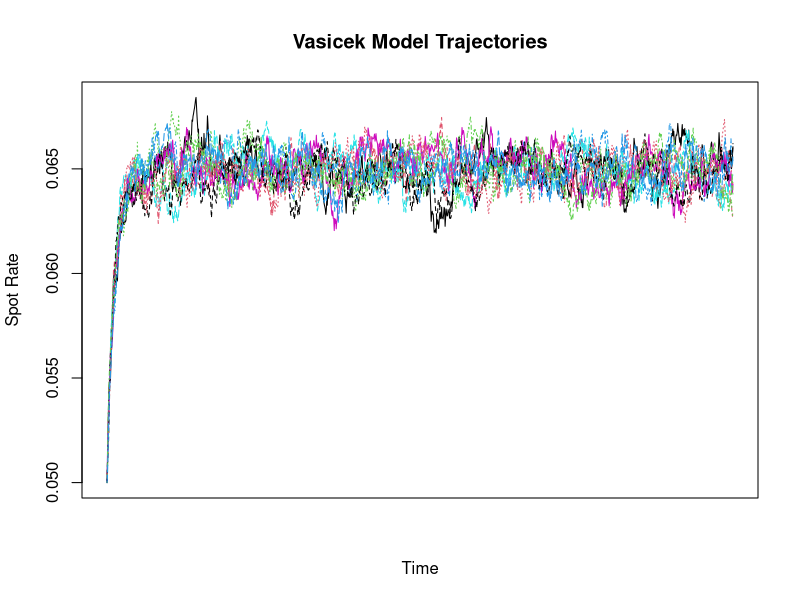
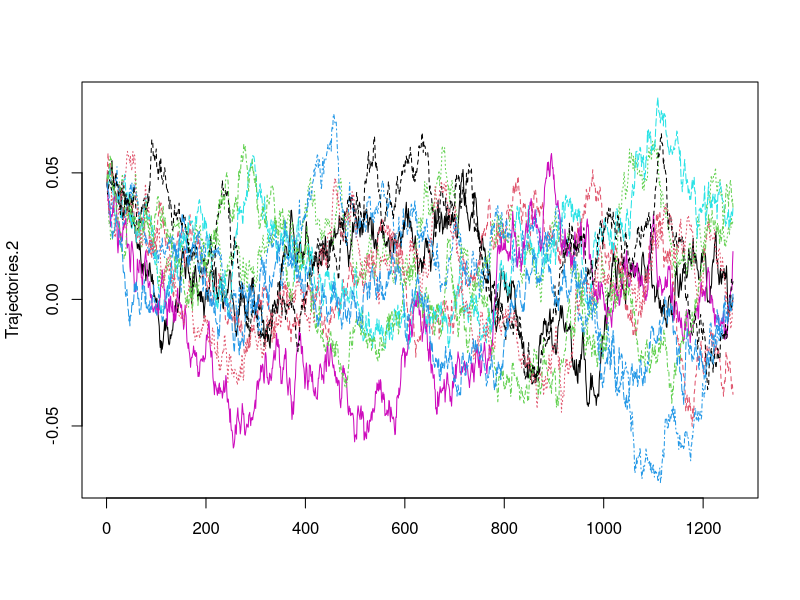
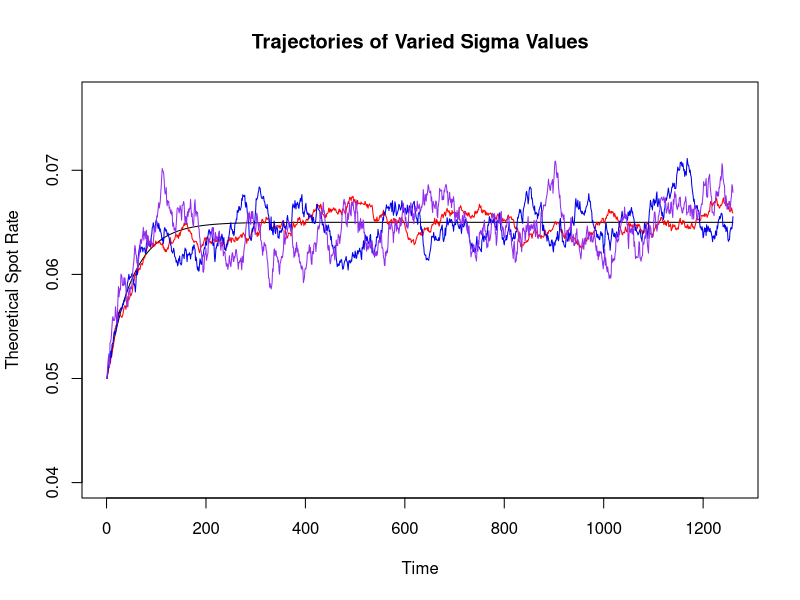
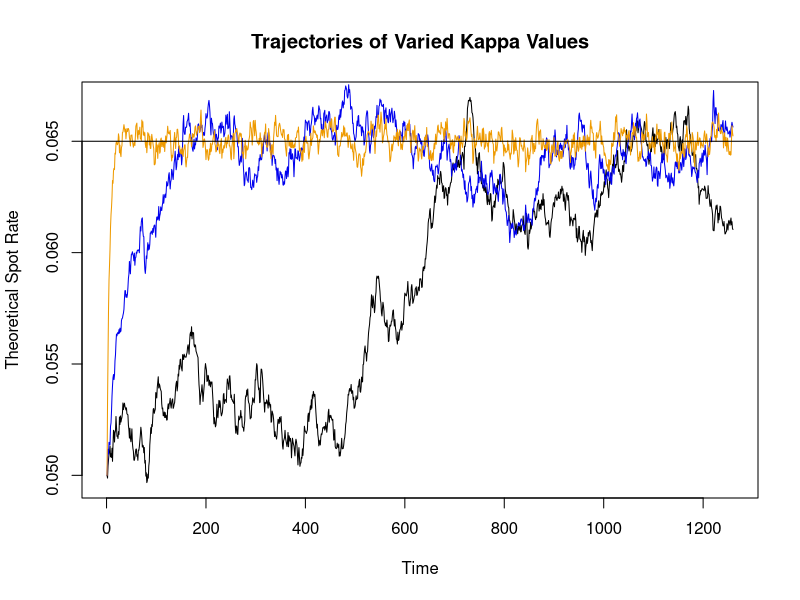

R code for these plots, in order:
##### Single Factor Interest Rate Model Simulator - Vasicek by Christopher Thomson

## The following code explores the underpinnings of the stochastic interest rate
## first postulated by Oldrich Vasicek. Simulation of the model's differential
## has been converted into an interative process using the Euler-Discretization formula. 

### Primary Vasicek Model ####

# The code below assumes the infinitesimal interest rate aka spot rate follows
# an Ornstein-Uhlenbeck process of the form:
#             
#             dr_t = kappa(theta - r_t)dt + sigma*dW_t
#
# where kappa(theta - r_t) is the risk-neutral measure drift of the process in 
# sequential time, sigma is the standard deviation of distribution of previous 
# spot rate observances and dW_t is the stochastic "disturbance" given by the 
# increment of a Brownian Motion where W_t ~ N(0,t) i.e. mean = 0 and sd = sqrt(t)

## Vasicek Simulating Process:

# For a simpler simulation in which time step considerations are already incorporated into
# the parameters kappa, theta, sigma:
Vasicek.Sim <- function(r.0, kappa, theta, sigma, obs){ 
  # Note that obs represents the number of desired simulated observations
  Vas.Vec <- rep(NA,obs)
  Vas.Vec[1] <- r.0
  for(i in 2:obs){
    Vas.Vec[i] <- Vas.Vec[i-1] + (kappa*(theta - Vas.Vec[i-1]) + (sigma*rnorm(1, mean = 0, sd = 1)))
  } # End For-Loop
  Vas.Vec
} # End Function

## An example of the function to simulate several trajectories of a daily spot rate over
#  next 5 years (with 252 trading/rate quote days each):
Trajectories.1 <- replicate(10, Vasicek.Sim(r.0 = 0.05, kappa = 0.065, theta = 0.065, sigma = 0.0003, obs = 1260))
matplot(Trajectories.1, type = "l", xlab = "Time", ylab = "Spot Rate", xaxt = "no", main = "Vasicek Model Trajectories")


## Second example illustrate the importance of well-understood parameters. Contrasting with the first example above 
#  the parameters input here causes uncharacteristically odd fluctuations in the spot rate. Consequently, all simulated 
#  spot rate paths appear to lack the ability of convergence to a long term steady state rate, something that should be
#  required of an O-U process. Most notably problematic is the instances of spot rate paths
#  becoming negative, a phenomenon that would be rarely observed in actual financial markets. 

Trajectories.2 <- replicate(10, Vasicek.Sim(r.0 = 0.046, kappa = 0.01, theta = 0.001, sigma = 0.003, obs = 1260))
matplot(Trajectories.2, type = "l")

## This can also be illustrated by varying the values of sigma:

Trajectories.Sigma <- lapply(c(0, 0.0002,0.0004,0.0006), FUN = function(sigma){Vasicek.Sim(r.0 = 0.05, kappa = 0.02, theta = 0.065, sigma, obs = 1260)})

matplot(Trajectories.Sigma[[1]], type = "l", ylim = c(0.04,0.077), xlab = "Time", ylab = "Theoretical Spot Rate", main = "Trajectories of Varied Sigma Values")
lines(Trajectories.Sigma[[2]], type = "l", col = "red")
lines(Trajectories.Sigma[[3]], type = "l", col = "blue2")
lines(Trajectories.Sigma[[4]], type = "l", col = "purple2")

# Note how the increasing values in volatility increases the noise around the steady state
# mean of distribution i.e. it becomes increasingly difficult for the process to converge tp
# a long-term seemingly "non-stochastic" steady state rate. 

## And Varying the values of kappa:

Trajectories.kappa <- lapply(c(0.002, 0.02, 0.2), FUN = function(kappa){Vasicek.Sim(r.0 = 0.05, kappa, theta = 0.065, sigma = 0.0003, obs = 1260)})

matplot(Trajectories.kappa[[1]], type = "l", xlab = "Time", ylab = "Theoretical Spot Rate", main = "Trajectories of Varied Kappa Values")
lines(Trajectories.kappa[[2]], type = "l", col = "blue2")
lines(Trajectories.kappa[[3]], type = "l", col = "orange2")
abline(h = 0.065) # See that the steady state conditional expectation is equal to theta. 
# The larger value of kappa forces the process to converge quicker.

# Note that the larger the kappa value, the more rapid the theoretical rate converges to the 
# conditional expected rate, which is given by theta as maturity increases to infinity. 

### Zero Coupon Bond Pricing Function ####

# If the spot interest rate is assumed to follow the Vasicek model, the fair price of a Zero 
# coupon bond can then be found using the following function:

# Notional is the cash amount to be redeemed at maturity.
# t is current time.
# T is maturation time.
# kappa is the mean reversion parameter.
# theta is the mean parameter.
# sigma is the volatility parameter.

Vasicek.ZCB <- function(Notional, r.t, t, T, kappa, theta, sigma)
{
  B.tau <- (1 - exp(-kappa*(T-t)))/kappa
  A.tau <- (B.tau - (T-t))*(theta - sigma^2/(2*kappa^2)) - ((sigma^2*B.tau)/4*kappa)
  
  Notional*exp(A.tau - r.t*B.tau)
}

# Example of implementation
Vasicek.ZCB(1000,0.02,8,10,0.02,0.065,0.0003)


